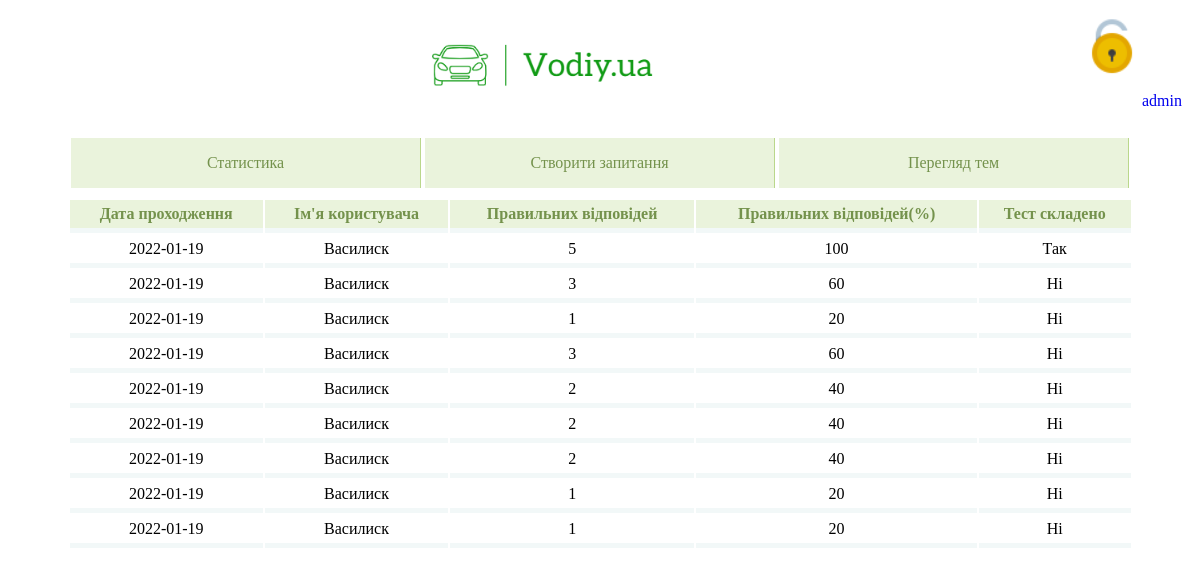
The page /admin/stats (signed in) on the database its author committed.
### models.py (models this page shows)
class Users(db.Model):
    id = db.Column(db.Integer, primary_key=True)
    login = db.Column(db.String, unique=True)
    email = db.Column(db.String, unique=True)
    password = db.Column(db.String, nullable=False)
    tests = db.relationship('History', backref='users')

class History(db.Model):
    id = db.Column(db.Integer, primary_key=True)
    user_id = db.Column(db.Integer, db.ForeignKey('users.id'), nullable=False)
    correct_answers_number = db.Column(db.Integer, nullable=False)
    correct_answers_percent = db.Column(db.Integer, nullable=False)
    complete = db.Column(db.Boolean, nullable=False)
    date = db.Column(db.Date, nullable=False)

### admin/admin.py (the view)
@admin.route('/stats')
def stats():
    return render_template('admin/stats.html', user=Admin, users_history=Admin.get_users_history(), tests_number=len(Admin.get_history()))

### Admin.py (called while the page is built)
    @classmethod
    def get_users_history(cls):
        return DataBase.get_users_history()

    @classmethod
    def get_history(cls):
        return DataBase.get_history()

### DataBase.py (called while the page is built)
    @classmethod
    def get_users_history(cls):
        return Users.query.all()

    @classmethod
    def get_history(cls):
        return History.query.all()

### Visitor.py (called while the page is built)
    @classmethod
    def is_authorized(cls):
        if session.get('logged') == 'True':
            return True
        else:
            return False

    @classmethod
    def get_name(cls):
        if session.get('logged'):
            return session.get('user_name')
        else:
            return 'Not authorized'

### admin/templates/admin/stats.html
{% extends 'admin/base.html' %}
{% block content %}
<center>
	<table class="table">
		<thead>
			<tr>
				<th>Дата проходження</th>
				<th>Ім'я користувача</th>
				<th>Правильних відповідей</th>
				<th>Правильних відповідей(%)</th>
				<th>Тест складено</th>
			</tr>
		</thead>
		{% if tests_number < 1 %}
		<tbody>
		<tr><td colspan="5" align="center" style="color: #74924C;">Ця таблиця порожня! Наразі не існує жодного запису результатів.</td></tr>
		</tbody>
		{% else %}
			{% for user_one in users_history %}
			{% for test in user_one.tests %}
			<tbody>
			<tr>
				<td align="center"> {{ test.date }} </td>
				<td align="center"> {{ user_one.login }} </td>
				<td align="center"> {{ test.correct_answers_number }} </td>
				<td align="center"> {{ test.correct_answers_percent }} </td>
				{% if test.complete %}
				<td align="center"> Так </td>
				{% else %}
				<td align="center">Ні</td>
				{% endif %}
			</tr>
			</tbody>
			{% endfor %}
			{% endfor %}
		{% endif %}
	</table>
</center>
{% endblock %}

### admin/templates/admin/base.html (shortened to what this page needs)
<!DOCTYPE html>
<html lang="en">
<head>
    <link type="text/css" rel="stylesheet" href="{{ url_for('admin.static', filename='css/menu.css') }}"/>
    <link type="text/css" rel="stylesheet" href="{{ url_for('admin.static', filename='css/styles.css') }}"/>
    <link type="text/css" rel="stylesheet" href="{{ url_for('admin.static', filename='css/table.css') }}"/>
</head>
<body>
<div class="wrapper">
    <div class="header">
        <div class="inner-header" style="text-align:center;">
            <img src="static/img/logo.png" height="120px;">
            <a href="sign-in">
                {% if(user.is_authorized()) %}
                <img src="static/img/unlock.png" height="60px;" align="right" style="margin-top:10px; margin-right:50px;">
                {% else %}
                <img src="static/img/lock.png" height="60px;" align="right" style="margin-top:10px; margin-right:50px;">
                {% endif %}
                <p align="right" style="margin-top: -40px; padding-right:10px;">{{user.get_name()}}</p>
            </a>
        </div>
    </div>
 <div class="pagination">
        <div class="inner-pagination">
            <nav class="three" style="text-align:center;">
                <ul>
                    <li><a href="stats">Статистика</a></li>
                    <li><a href="new_questions">Створити запитання</a></li>
                    <li><a href="themes">Перегляд тем</a></li>
                </ul>
            </nav>
        </div>
    </div>
    {% block content %} {% endblock %}
</div>
</body>
</html>

### admin/static/css/menu.css (style rules this page uses)
ul { list-style: none; margin: 0 auto; }
a { text-decoration: none; font-family: lucida console; transition: .5s linear; }
.three ul { padding: 0; border-color: #71e761; }
.three li { display: inline-block; width: 350px; }
.three a { padding: 1em; display: block; color: #74924C; border-right: 1px solid #BAD78B; background: rgba(186, 215, 139, .3); }

### admin/static/css/styles.css (style rules this page uses)
* { box-sizing: border-box; }
.header { margin-bottom: 10px; }
.inner-header { height: 120px; }
.pagination { margin-bottom: 10px; }
.inner-pagination { height: 50px; }

### admin/static/css/table.css (style rules this page uses)
.table { width: 1065px; margin-bottom: 20px; border: 15px solid rgba(190, 215, 139, .3) border-top: 5px solid rgba(190, 215, 139, .3) border-collapse: collapse; }
.table th { font-weight: bold; padding: 5px; background: rgba(186, 215, 139, .3); border: none; color: #74924C; border-bottom: 5px solid #F2F8F8; font-family: lucida console; }
.table td { padding: 5px; border: none; border-bottom: 5px solid #F2F8F8; font-family: lucida console; transition: .5s linear; }

### rows shown on the page
Users: get_name "admin"
Users: login "Василиск"
History: date "2022-01-19", correct_answers_number "5", correct_answers_percent "100", complete "Так"
History: date "2022-01-19", correct_answers_number "3", correct_answers_percent "60", complete "Ні"
History: date "2022-01-19", correct_answers_number "1", correct_answers_percent "20", complete "Ні"
History: date "2022-01-19", correct_answers_number "3", correct_answers_percent "60", complete "Ні"
History: date "2022-01-19", correct_answers_number "2", correct_answers_percent "40", complete "Ні"
History: date "2022-01-19", correct_answers_number "2", correct_answers_percent "40", complete "Ні"
History: date "2022-01-19", correct_answers_number "2", correct_answers_percent "40", complete "Ні"
History: date "2022-01-19", correct_answers_number "1", correct_answers_percent "20", complete "Ні"
History: date "2022-01-19", correct_answers_number "1", correct_answers_percent "20", complete "Ні"
